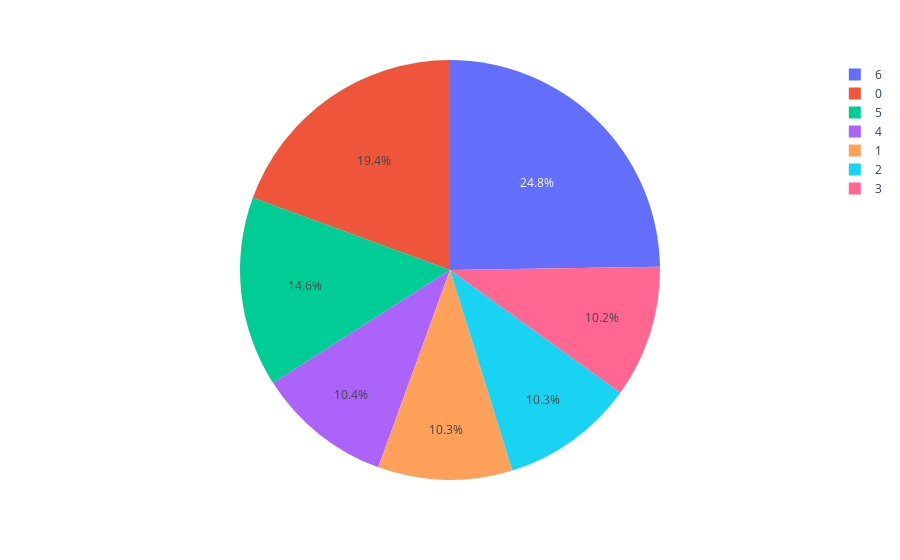

Source (notebook cell):
### Code cell
fig = px.pie(df2, values='number_of_reviews', names='Day of Week')
fig.show()

### Figure 1 — Plotly figure (JSON) as saved in the notebook; plotly's stock layout.template omitted (floating-point values rounded to 4 significant figures; data arrays with more than 128 entries replaced by an {"elided": "..."} marker saying what was removed)
{"data": [{"domain": {"x": [0, 1], "y": [0, 1]}, "hoverlabel": {"namelength": 0}, "hovertemplate": "Day of Week=%{label}<br>number_of_reviews=%{value}", "labels": {"elided": "6047 int values"}, "legendgroup": "", "name": "", "showlegend": true, "type": "pie", "values": {"elided": "6047 int values"}}], "layout": {"legend": {"tracegroupgap": 0}, "margin": {"t": 60}}}
